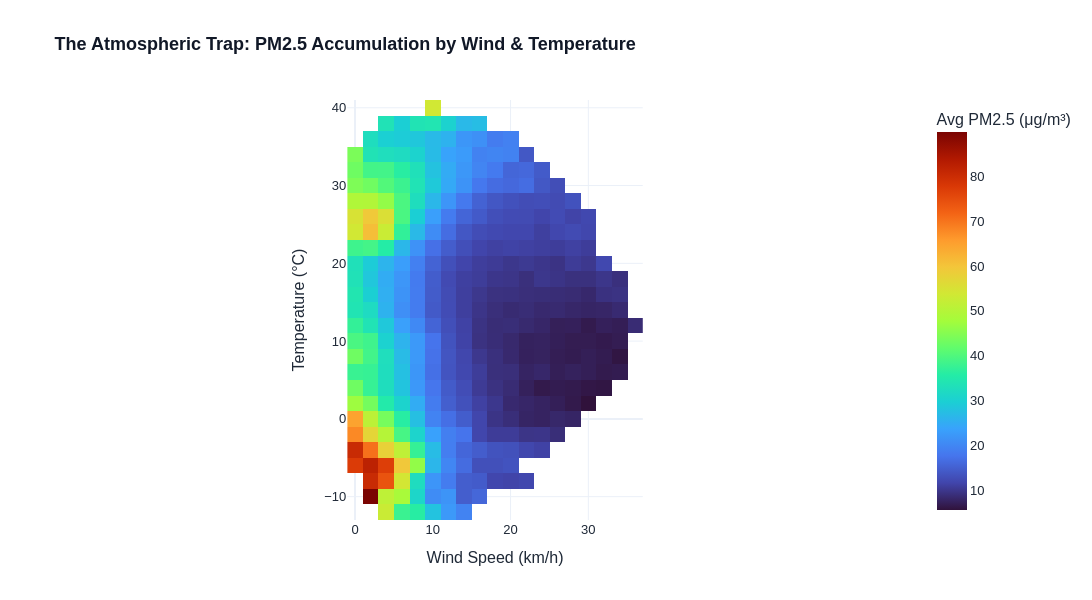

Write notebook code for a chart like this one.
### Code cell
# Pivot for the 2D Contour Heatmap
pivot_stag = df_stag.pivot(index="temp_bucket", columns="wind_speed_bucket", values="avg_pm25")

# 2. Render High-Res Light Mode Density Heatmap
fig_trap = px.imshow(
    pivot_stag,
    labels=dict(x="Wind Speed (km/h)", y="Temperature (°C)", color="Avg PM2.5 (μg/m³)"),
    x=pivot_stag.columns,
    y=pivot_stag.index,
    color_continuous_scale="Turbo",
    origin="lower",
    title="<b>The Atmospheric Trap: PM2.5 Accumulation by Wind & Temperature</b>"
)

fig_trap.update_layout(
    template="plotly_white",
    width=1100,
    height=600,
    font=dict(family="Arial, sans-serif", size=13, color="#1f2937"),
    title_font=dict(size=18, color="#111827"),
    xaxis_title="Wind Speed (km/h)",
    yaxis_title="Temperature (°C)"
)

# 3x vector scale configuration for sharp zooming/export
config = {"toImageButtonOptions": {"format": "png", "filename": "atmospheric_trap", "scale": 3}, "responsive": True, "scrollZoom": True}
fig_trap.show(config=config)

### Figure 1 — Plotly figure (JSON) as saved in the notebook; plotly's stock layout.template omitted (floating-point values rounded to 4 significant figures; data arrays with more than 128 entries replaced by an {"elided": "..."} marker saying what was removed)
{"data": [{"coloraxis": "coloraxis", "hovertemplate": "Wind Speed (km/h): %{x}<br>Temperature (°C): %{y}<br>Avg PM2.5 (μg/m³): %{z}<extra></extra>", "name": "0", "type": "heatmap", "x": [0.0, 2.0, 4.0, 6.0, 8.0, 10.0, 12.0, 14.0, 16.0, 18.0, 20.0, 22.0, 24.0, 26.0, 28.0, 30.0, 32.0, 34.0, 36.0], "xaxis": "x", "y": [-12.0, -10.0, -8.0, -6.0, -4.0, -2.0, 0.0, 2.0, 4.0, 6.0, 8.0, 10.0, 12.0, 14.0, 16.0, 18.0, 20.0, 22.0, 24.0, 26.0, 28.0, 30.0, 32.0, 34.0, 36.0, 38.0, 40.0], "yaxis": "y", "z": {"elided": "27x19 float values"}}], "layout": {"coloraxis": {"autocolorscale": false, "colorbar": {"title": {"text": "Avg PM2.5 (μg/m³)"}}, "colorscale": [[0, "#30123b"], [0.07143, "#4145ab"], [0.1429, "#4675ed"], [0.2143, "#39a2fc"], [0.2857, "#1bcfd4"], [0.3571, "#24eca6"], [0.4286, "#61fc6c"], [0.5, "#a4fc3b"], [0.5714, "#d1e834"], [0.6429, "#f3c63a"], [0.7143, "#fe9b2d"], [0.7857, "#f36315"], [0.8571, "#d93806"], [0.9286, "#b11901"], [1, "#7a0402"]]}, "font": {"color": "#1f2937", "family": "Arial, sans-serif", "size": 13}, "height": 600, "title": {"font": {"color": "#111827", "size": 18}, "text": "<b>The Atmospheric Trap: PM2.5 Accumulation by Wind & Temperature</b>"}, "width": 1100, "xaxis": {"anchor": "y", "constrain": "domain", "domain": [0, 1], "scaleanchor": "y", "title": {"text": "Wind Speed (km/h)"}}, "yaxis": {"anchor": "x", "autorange": true, "constrain": "domain", "domain": [0, 1], "title": {"text": "Temperature (°C)"}}}}
